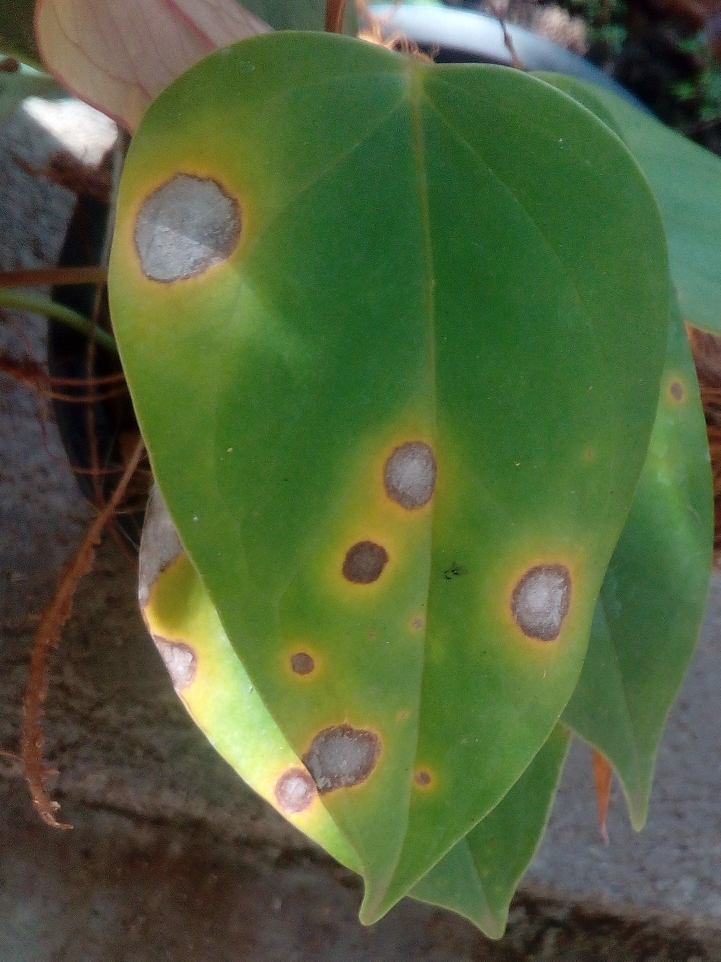
#> input picture AgroResearch/images/2.jpg, 1442 x 1923 px (shown at 1/2 size); its folder holds only this picture in this run
$ python -i diseaseSpotArea22.py   (imports and definitions only)   (Python 2 division)   (older library calls are emulated)
#> lines starting #> are read from the running program, lines starting #| are printed output that depends on the picture
import cv2
import numpy as np
import glob
from matplotlib import pyplot as plt

#for img22 in glob.glob('C:/Users/User/PycharmProjects/researchP/Diseased_L/DSC_0387.jpg'):

def spotarea22(image) :
    img22 = image

    imgRead22 = cv2.imread(img22, 1)


    z = imgRead22.reshape((-1, 3))
    z = np.float32(z)

    criteria = (cv2.TERM_CRITERIA_EPS + cv2.TERM_CRITERIA_MAX_ITER, 10, 1.0)
    K = 4
    ret, label, center = cv2.kmeans(z, K, None, criteria, 10, cv2.KMEANS_RANDOM_CENTERS)

    center = np.uint8(center)

    res = center[label.flatten()]

    res0122 = res.reshape((imgRead22.shape))

    imgray22 = cv2.cvtColor(res0122, cv2.COLOR_BGR2GRAY)

    # erosion
    kernel0122 = np.ones((5, 5), np.uint8)
    erosion0122 = cv2.erode(imgray22, kernel0122, iterations=1)

    ret22, th_gray22 = cv2.threshold(erosion0122, 127, 255, 0)

    bit_andImg22 = cv2.bitwise_and(res0122, res0122, mask=th_gray22)

    _, cnts22, _ = cv2.findContours(th_gray22, cv2.RETR_EXTERNAL, cv2.CHAIN_APPROX_SIMPLE)

    if len(cnts22) != 0:
        #        cv2.drawContours(bit_andImg,cnts,-1,[0,0,255],10)

        max_area22 = max(cnts22, key=cv2.contourArea)

        cv2.drawContours(bit_andImg22, max_area22, -1, [0, 0, 255], 10)

        # Contour Approximation
        epsilon22 = 0.1 * cv2.arcLength(max_area22, True)
        approx22 = cv2.approxPolyDP(max_area22, epsilon22, True)

        area22 = cv2.contourArea(max_area22)

        # print  area

        print 'detected area in the spot -->>  ' + str(area22)
        # [52 lines of commented-out code are left out]

>>> import cv2
>>> picture = cv2.imread('../images/2.jpg', cv2.IMREAD_GRAYSCALE)
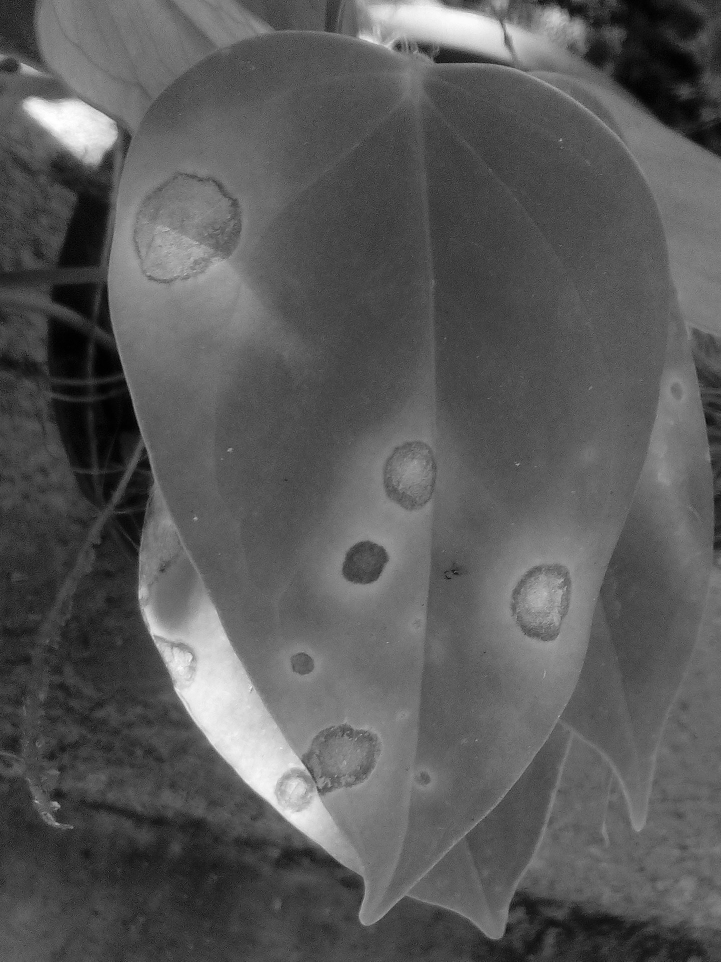
#> picture: shape (1923, 1442) (shown at 1/2 size); min 0, max 255, mean 89.6
#> (the run stopped early here; a loop or call above may not have finished)
